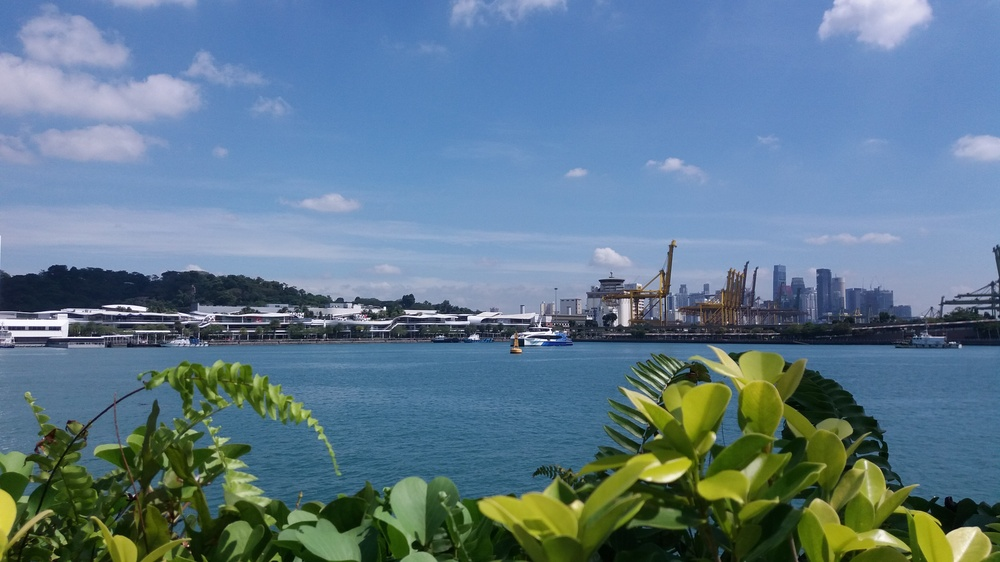
#> input picture images/abc.jpg, 1000 x 562 px, shrunk from 4128 x 2322 before the run, given in place of the camera
$ python webcamEdge.py
#> lines starting #> are read from the running program, lines starting #| are printed output that depends on the picture
#> further down, frame is the input picture: shape (562, 1000, 3); mean B, G, R 140.9, 122.4, 95.4
import cv2
import matplotlib as plt

def sketch(image):
    img_gray = cv2.cvtColor(image,cv2.COLOR_BGR2GRAY)
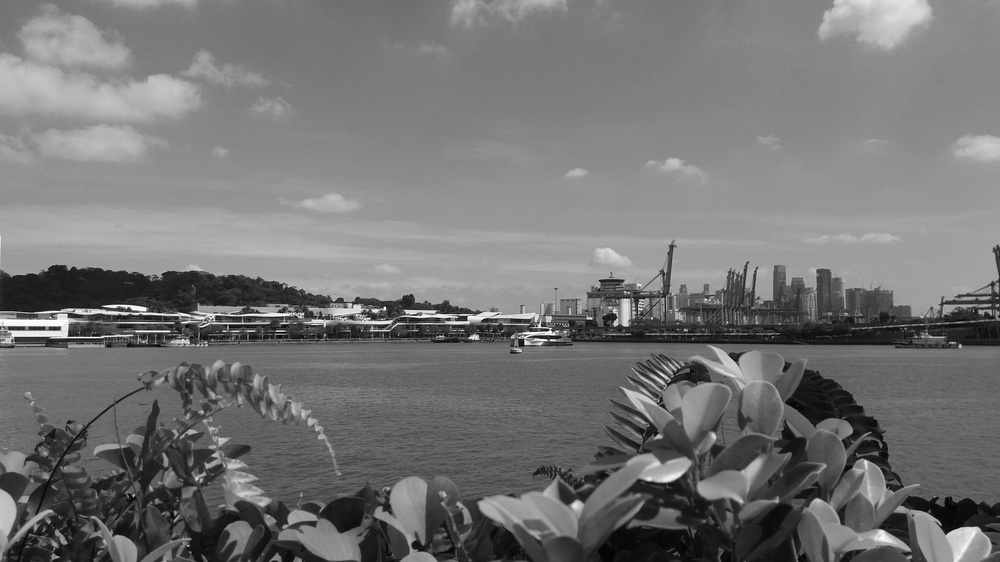
#> img_gray: shape (562, 1000); min 1, max 255, mean 116.4

    image_gray_blur = cv2.GaussianBlur(img_gray, (5,5), 0)
    canny_edge = cv2.Canny(image_gray_blur,10,70)
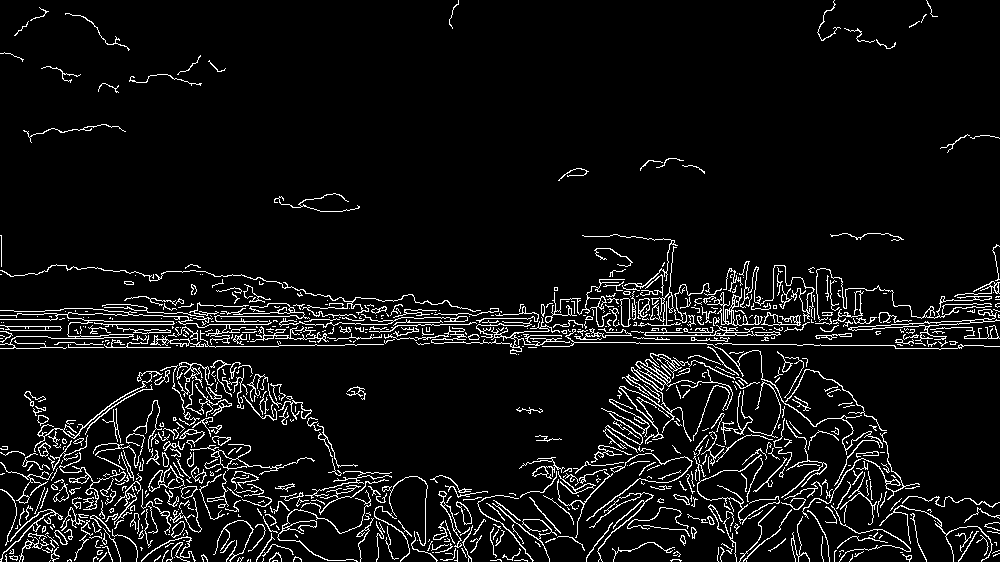
#> canny_edge: shape (562, 1000); 6.8% white in thin lines or dots

    ret, mask = cv2.threshold(canny_edge,70,255,cv2.THRESH_BINARY)
    return mask


cap = cv2.VideoCapture(0)


while True:
    ret, frame =  cap.read()
    cv2.imshow('Our Live Sketch', sketch(frame))
    if cv2.waitKey(1) == 13:
#> (key Esc is pressed here)
        break
cap.release()
cv2.destroyAllWindows()
